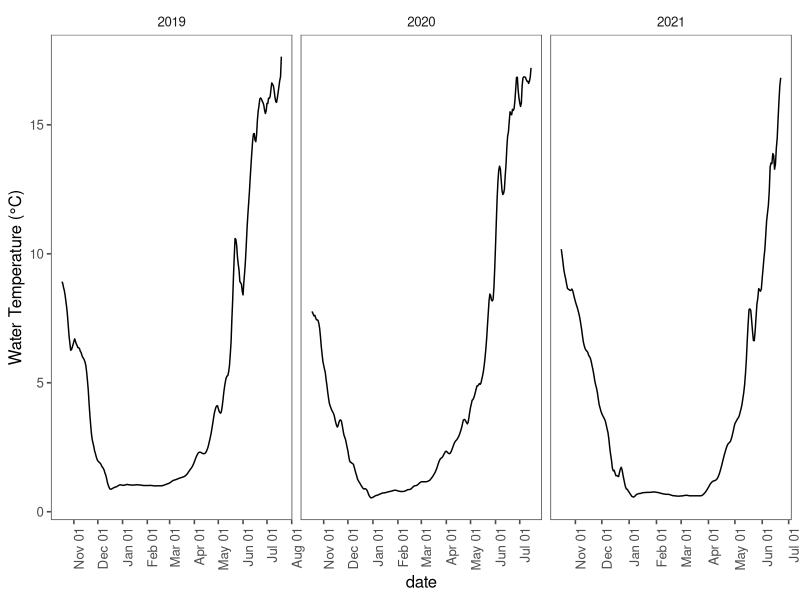

Recreate this plot in R. (Note: this script raises an error after producing the figure.)
#### CLEAR THE ENVIRONMENT FIRST ---------------------------------------------

rm(list = ls(all.names = TRUE))


#### LOAD PACKAGES -----------------------------------------------------------

library(tidyverse)
library(ggplot2)
library(lubridate)
library(ggthemes)
library(data.table)
library(readxl)
library(gridExtra)
library(grid)
library(cowplot)


#### LOAD TEMPERATURE DATA -----------------------------------------------------------------------

temp.1 <- read_excel("data/lake-konnevesi-albula/lake-konnevesi-temperature.xlsx", sheet = "2019") %>% filter(depth_m == 4.5, !is.na(temp_c))
temp.2 <- read_excel("data/lake-konnevesi-albula/lake-konnevesi-temperature.xlsx", sheet = "2020") %>% filter(depth_m == 4.5, !is.na(temp_c))
temp.3 <- read_excel("data/lake-konnevesi-albula/lake-konnevesi-temperature.xlsx", sheet = "2021") %>% filter(depth_m == 4.5, !is.na(temp_c))

temp.all <- bind_rows(temp.1, temp.2, temp.3) %>% 
  mutate(yday = yday(date))
rm(temp.1, temp.2, temp.3)

## Calculate a 5-day center moving average to smooth temperature curve
## Smoothing prevents issues below trying to find the start and stop from large daily temp deviations
temp.all.ma <- temp.all %>% group_by(year) %>% 
  mutate(temp.ma_c = frollmean(temp_c, n = 5, align = "center")) %>% 
  filter(!is.na(temp.ma_c))

## 
ggplot(temp.all.ma, aes(x = date, y = temp.ma_c)) + 
  geom_line() + theme_few() + 
  ylab('Water Temperature (°C)') + 
  scale_x_datetime(date_breaks = "1 month", date_labels =  "%b %d") + 
  theme(axis.text.x = element_text(angle = 90, hjust = 1))  + 
  facet_wrap(~year, scales = "free_x")


#### CALCULATE MEAN SPAWNING DATE ----------------------------------------------------------------

spawn.start <- read_excel("data/lake-konnevesi-albula/lake-konnevesi-spawning-albula.xlsx", sheet = "lake-konnevesi-spawning") %>%
  group_by(year) %>% 
  filter(row_number() == 1) %>% 
  select(year, start.date = date)
spawn.end <- read_excel("data/lake-konnevesi-albula/lake-konnevesi-spawning-albula.xlsx", sheet = "lake-konnevesi-spawning") %>%
  group_by(year) %>% 
  filter(row_number() == n()) %>% 
  select(year, end.date = date)
spawn <- left_join(spawn.start, spawn.end)


## Combine start and end dates; Filter to each day in spawning period
mu.spawn <- temp.all.ma %>% 
  left_join(spawn) %>% 
  group_by(year) %>% 
  filter(date >= start.date, date <= end.date) %>% 
  summarize(mu.spawn.date = mean(date))


#### CALCULATE MEAN HATCHING DATE ----------------------------------------------------------------

mu.hatch <- read_excel("data/lake-konnevesi-albula/lake-konnevesi-hatching-albula.xlsx", sheet = "lake-konnevesi-hatching") %>% 
  group_by(year) %>% 
  summarize(mu.hatch.date = as.Date(mean(date), format = "%Y-%m-%d"))


#### FILTER TEMP PROFILES BY SPAWNING AND HATCHING DATES -----------------------------------------

temp.inc <- temp.all.ma %>% left_join(mu.spawn) %>%
  left_join(mu.hatch) %>% 
  group_by(year) %>% 
  filter(date >= mu.spawn.date, date <= mu.hatch.date) %>% 
  select(-mu.spawn.date, -mu.hatch.date)

## Find ADD at hatch
temp.ADD <- temp.inc %>% group_by(year) %>% 
  mutate(ADD = cumsum(temp.ma_c)) %>% 
  filter(ADD == max(ADD)) %>% 
  select(date, year, temp.ma_c, ADD)


#### EUROPEAN WHITEFISH MODELS -------------------------------------------------------------------

## Polynomial: y = a + bx + cx^2
## Semilog: log10(y) = log10(a) + log10(b)x + log10(c)x^2
## Antilog: 10^(log(y))

## Luczynski and Kirklewska, 1984
model.LK <- read_excel("data/model-structural-parameters.xlsx", sheet = "coefficients") %>% 
  filter(lake == "Lake Kosno")
  #filter(lake == "Lake Constance", species == "lavaretus macrophthalmus")

## Take antilog from daily semilog output, accumulate across days
model.LK.perc <- temp.all.ma %>% left_join(mu.spawn) %>% 
  group_by(year) %>% 
  filter(date >= mu.spawn.date) %>% 
  mutate(perc.day = (10^(model.LK$a + model.LK$b * temp.ma_c + model.LK$c * temp.ma_c^2))*100,
         perc.cum = cumsum(perc.day)) %>% 
  filter(perc.cum <= 100) %>%
  mutate(ADD = cumsum(temp.ma_c))

model.LK.perc.max <- model.LK.perc %>% group_by(year) %>% 
  filter(perc.cum == max(perc.cum)) %>% 
  select(date, year, temp.ma_c, ADD) %>% 
  mutate(model = "LK")


## Stewart et al. 2021
model.konnevesi <- read_excel("data/model-structural-parameters.xlsx", sheet = "coefficients") %>% 
  filter(lake == "Lake Southern Konnevesi", species == "albula")

## Take antilog from daily semilog output, accumulate across days
model.ST.perc <- temp.all.ma %>% left_join(mu.spawn) %>% 
  group_by(year) %>% 
  filter(date >= mu.spawn.date) %>% 
  mutate(perc.day = (10^(model.konnevesi$a + model.konnevesi$b * temp.ma_c + model.konnevesi$c * temp.ma_c^2))*100,
         perc.cum = cumsum(perc.day),) %>% 
  filter(perc.cum <= 100) %>%
  mutate(ADD = cumsum(temp.ma_c))

model.ST.perc.max <- model.ST.perc %>% group_by(year) %>% 
  filter(perc.cum == max(perc.cum)) %>% 
  select(date, year, temp.ma_c, ADD) %>% 
  mutate(model = "ST")


#### COMBINE ALL MODEL HATCHING ESTIMATES --------------------------------------------------------

model.hatching.all <- temp.ADD %>% 
  mutate(model = "EP") %>% 
  bind_rows(., model.ST.perc.max, model.LK.perc.max) %>% 
  mutate(model = factor(model, ordered = TRUE, levels = c("EP", "ST", "LK")),
         yday = yday(date))

model.hatching.all.comp <- model.hatching.all %>% 
  group_by(model) %>% 
  summarize(mean.ADD = mean(ADD)) %>% 
  select(model, mean.ADD) %>% 
  pivot_wider(names_from = model, values_from = mean.ADD) %>% 
  mutate(diff = EP-ST)


temp.spawn.obs <- read_excel("data/lake-konnevesi-albula/lake-konnevesi-spawning-albula.xlsx", sheet = "lake-konnevesi-spawning") %>% 
  group_by(year) %>% 
  filter(row_number() == 1 | row_number() == n()) %>% 
  mutate(hatch.date = rep(c("start.spawn", "end.spawn"), each = 1)) %>% 
  select(-month, -day) %>% 
  pivot_wider(names_from = hatch.date, values_from = date) %>% 
  left_join(temp.all.ma) %>% 
  filter(date >= start.spawn, date <= end.spawn)

temp.hatch.obs <- read_excel("data/lake-konnevesi-albula/lake-konnevesi-hatching-albula.xlsx", sheet = "lake-konnevesi-hatching") %>% 
  group_by(year) %>% 
  filter(row_number() == 1 | row_number() == n()) %>% 
  mutate(hatch.date = rep(c("start.hatch", "end.hatch"), each = 1)) %>% 
  select(-month, -day) %>% 
  pivot_wider(names_from = hatch.date, values_from = date) %>% 
  left_join(temp.all.ma) %>% 
  filter(date >= start.hatch, date <= end.hatch)


#### VISUALIZATIONS ------------------------------------------------------------------------------

ggplot(temp.all.ma, aes(x = date, y = temp.ma_c)) + 
  geom_line(size = 0.8) +
  geom_point(data = data.frame(year = unique(temp.all.ma$year), 
                               date = temp.inc %>% group_by(year) %>% slice(1) %>% pull(date),
                               temp.ma_c = temp.inc %>% group_by(year) %>% slice(1) %>% pull(temp.ma_c)),
             shape = 4, size = 2, stroke = 2, color = "lightsalmon", show.legend = FALSE) +
  geom_line(data = temp.hatch.obs, color = "lightsalmon") +
  geom_point(data = filter(model.hatching.all, model != "EP"), aes(x = as.POSIXct(date), y = temp.ma_c, fill = model, shape = model), size = 3) +
  scale_shape_manual("", values = c(22, 23),
                     labels = c("Stewart et al., 2021  ", "Luczynski & Kirklewska, 1984")) +
  scale_fill_manual("", values = c("cornflowerblue", "forestgreen"),
                    labels = c("Stewart et al., 2021  ", "Luczynski & Kirklewska, 1984")) +
  scale_x_datetime(date_breaks = "1 month", date_labels =  "%b %d") + 
  labs(y = "Water Temperature (°C)") + 
  theme_few() + 
  theme(axis.text.x = element_text(angle = 45, hjust = 1),
        axis.text = element_text(size = 12),
        axis.title.y = element_text(size = 15),
        axis.title.x = element_blank(),
        legend.position = "top", 
        legend.text = element_text(size = 15),
        strip.text = element_text(size = 12),
        panel.spacing = unit(1, "lines")) + 
  facet_wrap(~year, scales = "free_x")

ggsave("figures/lake-konnevesi/lake-konnevesi-albula-model-comparison.png", height = 5.5, width = 9.5, dpi = 300)


plot.add <- ggplot(model.hatching.all, aes(x = factor(year), y = ADD, group = model)) +
  geom_point(aes(fill = model, shape = model), size = 3) + 
  scale_shape_manual("", values = c(21, 22, 23),
                     labels = c("Empirical Hatching  ", "Stewart et al., 2021  ", "Luczynski & Kirklewska, 1984")) +
  scale_fill_manual("", values = c("lightsalmon", "cornflowerblue", "forestgreen"),
                    labels = c("Empirical Hatching  ", "Stewart et al., 2021  ", "Luczynski & Kirklewska, 1984")) +
  labs(y = "Degree-days") +
  theme_few() + 
  theme(axis.text.x = element_text(angle = 45, hjust = 1),
        axis.text = element_text(size = 12),
        axis.title.y = element_text(size = 15),
        axis.title.x = element_blank(),
        legend.position = "top", 
        legend.text = element_text(size = 15),
        strip.text = element_text(size = 12),
        panel.spacing = unit(1, "lines"))

plot.date <- ggplot(model.hatching.all, aes(x = factor(year), y = yday, group = model)) +
  geom_point(aes(fill = model, shape = model), size = 3) + 
  scale_shape_manual("", values = c(21, 22, 23),
                     labels = c("Empirical Hatching  ", "Stewart et al., 2021  ", "Luczynski & Kirklewska, 1984")) +
  scale_fill_manual("", values = c("lightsalmon", "cornflowerblue", "forestgreen"),
                    labels = c("Empirical Hatching  ", "Stewart et al., 2021  ", "Luczynski & Kirklewska, 1984")) +
  labs(y = "Julian Date") +
  theme_few() + 
  theme(axis.text.x = element_text(angle = 45, hjust = 1),
        axis.text = element_text(size = 12),
        axis.title.y = element_text(size = 15),
        axis.title.x = element_blank(),
        legend.position = "top", 
        legend.text = element_text(size = 15),
        strip.text = element_text(size = 12),
        panel.spacing = unit(1, "lines"))

## Combine all figures
plot.all <- grid.arrange(
  arrangeGrob(get_legend(plot.add),
              nrow = 1,
              ncol = 1),
  arrangeGrob(
    arrangeGrob(plot.add + theme(legend.position = "none", axis.title.x = element_blank()),
                nrow = 1),
    arrangeGrob(plot.date + theme(legend.position = "none", axis.title.x = element_blank()), 
                nrow = 1),
    ncol = 2,
    widths = c(1, 1)
  ),
  heights = c(0.05, 1.0)
)

#ggsave("figures/lake-konnevesi/lake-konnevesi-model-comparison-point.png", plot = plot.all, width = 8, height = 5, dpi = 300)

